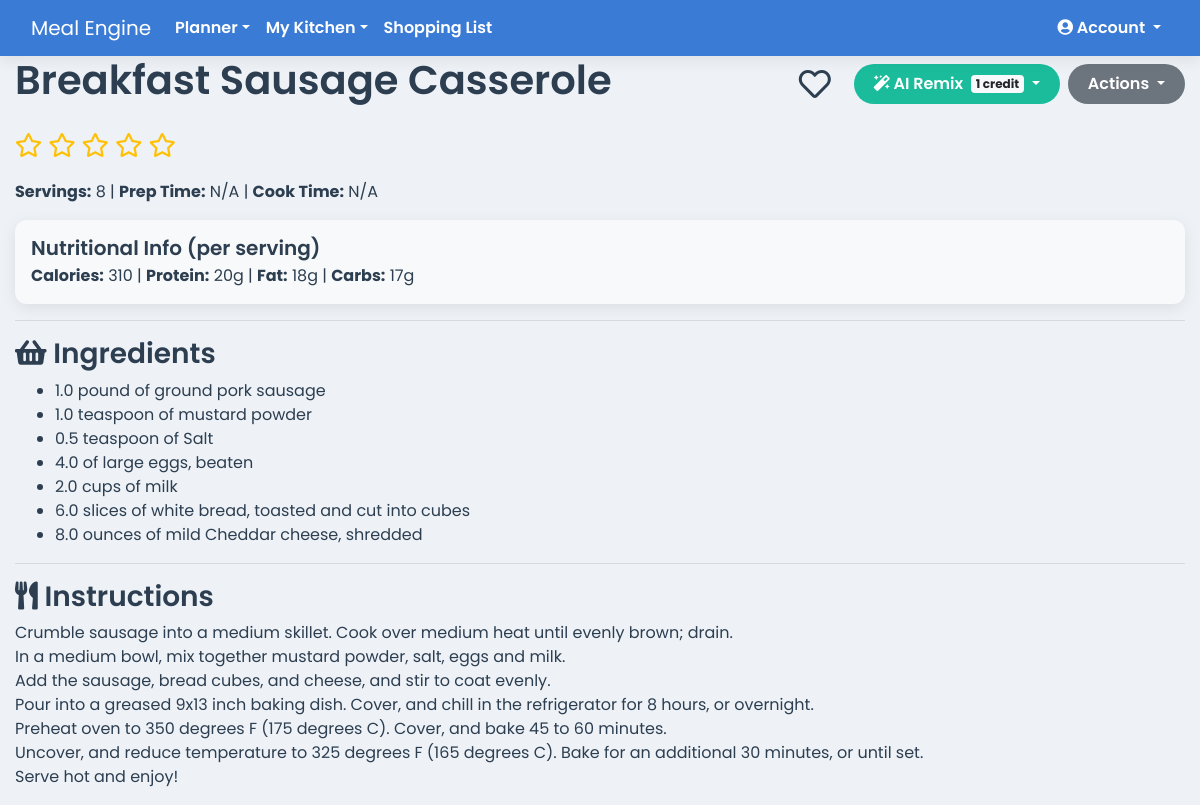
Screenshot of /recipe/2 (signed in) with the database file from the repository.
### app.py (models this page shows)
class Recipe(db.Model):
    id = db.Column(db.Integer, primary_key=True)
    user_id = db.Column(db.Integer, db.ForeignKey('user.id'), nullable=False)
    household_id = db.Column(db.Integer, db.ForeignKey('household.id'), nullable=False)
    name = db.Column(db.String(100), nullable=False)
    instructions = db.Column(db.Text, nullable=False)
    servings = db.Column(db.Integer)
    prep_time = db.Column(db.String(50))
    cook_time = db.Column(db.String(50))
    is_favorite = db.Column(db.Boolean, default=False, nullable=False)
    meal_type = db.Column(db.String(50), nullable=False, default='Main Course')
    rating = db.Column(db.Integer, nullable=False, default=0)
    ingredients = db.relationship('RecipeIngredient', backref='recipe', lazy=True, cascade="all, delete-orphan")
    calories = db.Column(db.Float, nullable=True)
    protein = db.Column(db.Float, nullable=True)
    fat = db.Column(db.Float, nullable=True)
    carbs = db.Column(db.Float, nullable=True)

class RecipeIngredient(db.Model):
    id = db.Column(db.Integer, primary_key=True)
    recipe_id = db.Column(db.Integer, db.ForeignKey('recipe.id'), nullable=False)
    ingredient_id = db.Column(db.Integer, db.ForeignKey('ingredient.id'), nullable=False)
    quantity = db.Column(db.Float, nullable=False, default=0)
    unit = db.Column(db.String(50), nullable=True)

class Ingredient(db.Model):
    id = db.Column(db.Integer, primary_key=True)
    name = db.Column(db.String(100), nullable=False, unique=True)
    category = db.Column(db.String(50), nullable=True, default='Pantry')
    recipe_links = db.relationship('RecipeIngredient', backref='ingredient', lazy=True)
    pantry_items = db.relationship('PantryItem', backref='ingredient', lazy=True)

### app.py (the view)
@app.route('/recipe/<int:recipe_id>')
@login_required
def view_recipe(recipe_id):
    recipe = Recipe.query.filter_by(id=recipe_id, household_id=current_user.household_id).first_or_404()
    return render_template('view_recipe.html', recipe=recipe)

### app.py (called while the page is built)
@app.context_processor
def inject_cache_buster():
    return dict(cache_buster=int(time.time()))

@app.before_request
def before_request():
    g.current_month_name = date.today().strftime('%B')

@login_manager.user_loader
def load_user(user_id):
    return db.session.get(User, int(user_id))

    @property
    def is_premium_or_elite(self):
        return self.subscription_plan in ['premium', 'elite']

### templates/view_recipe.html (shortened to what this page needs)
{% extends 'base.html' %}
{% block content %}
<div class="printable-content">
  <div class="d-flex flex-wrap justify-content-between align-items-center mb-3">
    <h1>{{ recipe.name }}</h1>
    <div class="d-flex align-items-center no-print recipe-actions">
      <i class="favorite-icon {% if recipe.is_favorite %}fas fa-heart{% else %}far fa-heart{% endif %}"
         data-recipe-id="{{ recipe.id }}"
         title="Toggle Favorite"></i>
      {% if current_user.subscription_plan == 'elite' or current_user.ai_credits > 0 %}
        <div class="btn-group mx-2">
          <button type="button" class="btn btn-info dropdown-toggle" data-toggle="dropdown" aria-haspopup="true" aria-expanded="false">
            <i class="fas fa-magic"></i> AI Remix <span class="badge badge-light ml-1">1 credit</span>
          </button>
        </div>
      {% else %}
        <a href="{{ url_for('pricing') }}" class="btn btn-info mx-2 disabled" title="You are out of AI credits">
          <i class="fas fa-magic"></i> AI Remix <i class="fas fa-lock small"></i>
        </a>
      {% endif %}
      <div class="btn-group">
        <button type="button" class="btn btn-secondary dropdown-toggle" data-toggle="dropdown" aria-haspopup="true" aria-expanded="false">
          Actions
        </button>
      </div>
    </div>
  </div>
  <div class="star-rating-view" id="star-rating-interactive-container">
      {% for i in range(1, 6) %}
      <i class="star-icon {% if recipe.rating >= i %}fas{% else %}far{% endif %} fa-star"
         data-rating-value="{{ i }}"></i>
      {% endfor %}
  </div>
  <p><strong>Servings:</strong> {{ recipe.servings or 'N/A' }} | <strong>Prep Time:</strong> {{ recipe.prep_time or 'N/A' }} | <strong>Cook Time:</strong> {{ recipe.cook_time or 'N/A' }}</p>
  {% if recipe.calories is not none %}
  <div class="card bg-light p-3 my-3">
    <h5 class="card-title mb-1">Nutritional Info (per serving)</h5>
    <div class="card-text">
        <strong>Calories:</strong> {{ recipe.calories|default(0)|round|int }} |
        <strong>Protein:</strong> {{ recipe.protein|default(0)|round|int }}g |
        <strong>Fat:</strong> {{ recipe.fat|default(0)|round|int }}g |
        <strong>Carbs:</strong> {{ recipe.carbs|default(0)|round|int }}g
    </div>
  </div>
  {% endif %}
  <hr>
  <h3><i class="fas fa-shopping-basket"></i> Ingredients</h3>
  <ul>
    {% for item in recipe.ingredients %}
      <li>{{ item.quantity }} {{ item.unit }} of {{ item.ingredient.name }}</li>
    {% endfor %}
  </ul>
  <hr>
  <h3><i class="fas fa-utensils"></i> Instructions</h3>
  <p style="white-space: pre-wrap;">{{ recipe.instructions }}</p>
</div>
{% endblock %}

### static/css/style.css (style rules this page uses)
:root { --primary-blue: #3a7bd5; --secondary-blue: #357abd; --light-bg: #eef2f7; --card-bg: #ffffff; --text-dark: #2c3e50; --text-light: #5a6a7a; --danger-red: #e74c3c; --success-green: #2ecc71; --info-cyan: #1abc9c; --snack-teal: #20c997; --shadow: 0 4px 15px rgba(0, 0, 0, 0.08); }
body { font-family: 'Poppins', sans-serif; font-weight: 400; background-color: var(--light-bg); color: var(--text-dark); }
.btn { border-radius: 20px; padding: 8px 20px; border: none; font-weight: 600; transition: all 0.3s ease; }
.btn-info { background-color: var(--info-cyan); }
h1, h2, h3, h4, h5 { color: var(--text-dark); font-weight: 600; }
.card, .jumbotron { background-color: var(--card-bg); border: none; border-radius: 12px; box-shadow: var(--shadow); }
.card { transition: transform 0.2s ease-in-out, box-shadow 0.2s ease-in-out; }
.star-rating-view { font-size: 1.5rem; color: #ffc107; margin-bottom: 1rem; cursor: pointer; }
.favorite-icon { cursor: pointer; transition: color 0.2s ease-in-out, transform 0.2s ease-in-out; }
.favorite-icon.far { color: var(--text-dark); }
.recipe-actions .favorite-icon { font-size: 2rem; vertical-align: middle; margin-right: 15px; }

### rows the page displays
Recipe: name "Breakfast Sausage Casserole", rating 0 (drawn), servings "8", prep_time "N/A", cook_time "N/A", calories "310", protein "20", fat "18", carbs "17", instructions "Crumble sausage into a medium skillet. Cook over medium heat until evenly brown; drain. In a medium bowl, mix together mustard powder, salt, eggs and milk. Add the sausage, bread cubes, and cheese, and stir to coat evenly. Pour into a greased 9x13 inch baking dish. Cover, and chill in the refrigerator for 8 hours, or overnight. Preheat oven to 350 degrees F (175 degrees C). Cover, and bake 45 to 60 minutes. Uncover, and reduce temperature to 325 degrees F (165 degrees C). Bake for an additional 30 minutes, or until set. Serve hot and enjoy!"
RecipeIngredient: quantity "1.0", unit "pound", ingredient.name "ground pork sausage"
RecipeIngredient: quantity "1.0", unit "teaspoon", ingredient.name "mustard powder"
RecipeIngredient: quantity "0.5", unit "teaspoon", ingredient.name "Salt"
RecipeIngredient: quantity "4.0", ingredient.name "large eggs, beaten"
RecipeIngredient: quantity "2.0", unit "cups", ingredient.name "milk"
RecipeIngredient: quantity "6.0", unit "slices", ingredient.name "white bread, toasted and cut into cubes"
RecipeIngredient: quantity "8.0", unit "ounces", ingredient.name "mild Cheddar cheese, shredded"
